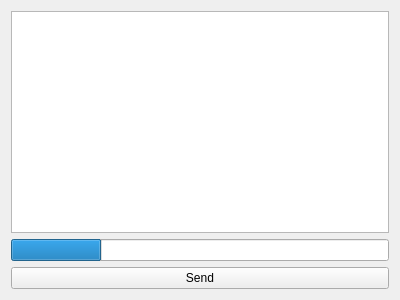
<?xml version="1.0" encoding="UTF-8"?>
<ui version="4.0">
 <class>Client</class>
 <widget class="QWidget" name="Client">
  <property name="geometry">
   <rect>
    <x>0</x>
    <y>0</y>
    <width>400</width>
    <height>300</height>
   </rect>
  </property>
  <property name="windowTitle">
   <string>Form</string>
  </property>
  <layout class="QVBoxLayout" name="verticalLayout">
   <item>
    <widget class="QTextEdit" name="textEdit"/>
   </item>
   <item>
    <widget class="QProgressBar" name="progressBar">
     <property name="font">
      <font>
       <weight>50</weight>
       <italic>false</italic>
       <bold>false</bold>
       <underline>false</underline>
       <strikeout>false</strikeout>
       <kerning>true</kerning>
      </font>
     </property>
     <property name="contextMenuPolicy">
      <enum>Qt::DefaultContextMenu</enum>
     </property>
     <property name="autoFillBackground">
      <bool>false</bool>
     </property>
     <property name="value">
      <number>24</number>
     </property>
     <property name="textVisible">
      <bool>false</bool>
     </property>
     <property name="orientation">
      <enum>Qt::Horizontal</enum>
     </property>
     <property name="invertedAppearance">
      <bool>false</bool>
     </property>
     <property name="textDirection">
      <enum>QProgressBar::TopToBottom</enum>
     </property>
     <property name="format">
      <string>%p%</string>
     </property>
    </widget>
   </item>
   <item>
    <widget class="QPushButton" name="pushButton">
     <property name="text">
      <string>Send</string>
     </property>
    </widget>
   </item>
  </layout>
 </widget>
 <resources/>
 <connections/>
</ui>
